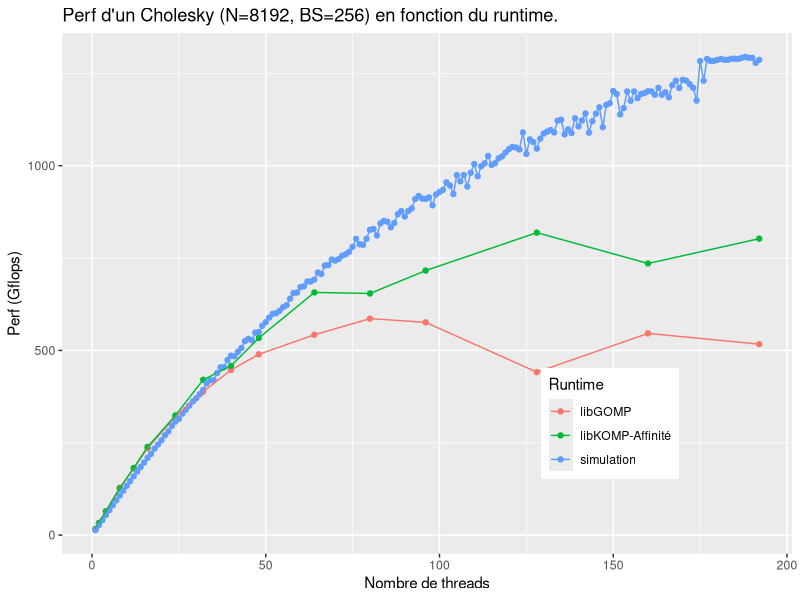

This figure's R source:
library(ggplot2)

df = read.table("./all_data.dat", header=TRUE)

pdf("simu_vs_runtime.pdf", width = 10, height=6)

myplot = ggplot(df, aes(x=Threads, y = Gflops))
myplot = myplot + geom_point(aes(colour=Runtime))
myplot = myplot + geom_line(aes(colour=Runtime))
#myplot = myplot + expand_limits(y=0)
myplot = myplot + theme(legend.position=c(0.75, 0.25))
myplot = myplot + ggtitle("Perf d'un Cholesky (N=8192, BS=256) en fonction du runtime.")
myplot = myplot + ylab("Perf (Gflops)")
myplot = myplot + xlab("Nombre de threads")

print(myplot)
dev.off()
